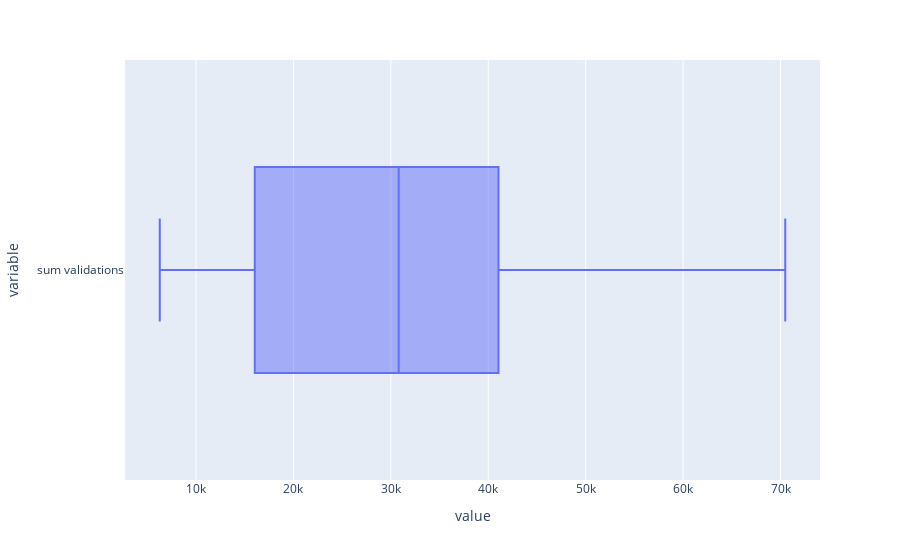

Notebook code cell kept with this figure:
### Markdown cell above
___
### <a id=5>Target 1</a>

### Code cell
px.box(target_1, orientation='h')

### Figure 1 — Plotly figure (JSON) as saved in the notebook; plotly's stock layout.template omitted (floating-point values rounded to 4 significant figures)
{"data": [{"alignmentgroup": "True", "hovertemplate": "value=%{x}<br>variable=%{y}<extra></extra>", "legendgroup": "", "marker": {"color": "#636efa"}, "name": "", "notched": false, "offsetgroup": "", "orientation": "h", "showlegend": false, "type": "box", "x": [59351, 31121, 48117, 25220, 32565, 33949, 34566, 31230, 46309, 41050, 30699, 53622, 9851, 6407, 44883, 30699, 15582, 19453, 20896, 45626, 27395, 26896, 15832, 11738, 53826, 32913, 70488, 43918, 17517, 21563, 15528, 35972, 38413, 53286, 6271, 26977, 9455, 11576, 39292, 16026, 30908, 12216], "x0": " ", "xaxis": "x", "y": ["sum validations", "sum validations", "sum validations", "sum validations", "sum validations", "sum validations", "sum validations", "sum validations", "sum validations", "sum validations", "sum validations", "sum validations", "sum validations", "sum validations", "sum validations", "sum validations", "sum validations", "sum validations", "sum validations", "sum validations", "sum validations", "sum validations", "sum validations", "sum validations", "sum validations", "sum validations", "sum validations", "sum validations", "sum validations", "sum validations", "sum validations", "sum validations", "sum validations", "sum validations", "sum validations", "sum validations", "sum validations", "sum validations", "sum validations", "sum validations", "sum validations", "sum validations"], "y0": " ", "yaxis": "y"}], "layout": {"boxmode": "group", "legend": {"tracegroupgap": 0}, "margin": {"t": 60}, "xaxis": {"anchor": "y", "domain": [0, 1], "title": {"text": "value"}}, "yaxis": {"anchor": "x", "domain": [0, 1], "title": {"text": "variable"}}}}
